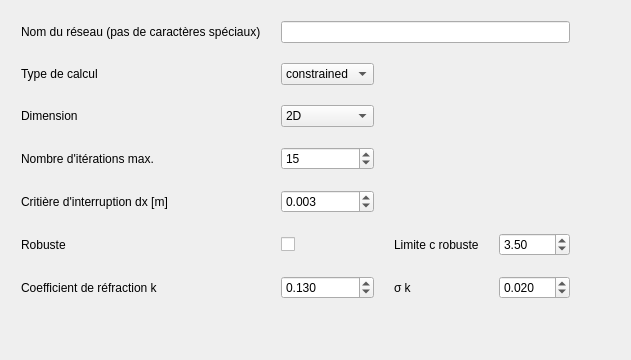
      <widget class="QWidget" name="tab_9">
       <attribute name="icon">
        <iconset>
         <normaloff>img/Settings.png</normaloff>img/Settings.png</iconset>
       </attribute>
       <attribute name="title">
        <string> Options générales</string>
       </attribute>
       <layout class="QGridLayout" name="gridLayout_30">
        <item row="0" column="0">
         <layout class="QGridLayout" name="gridLayout">
          <property name="leftMargin">
           <number>10</number>
          </property>
          <property name="topMargin">
           <number>10</number>
          </property>
          <property name="rightMargin">
           <number>10</number>
          </property>
          <property name="bottomMargin">
           <number>10</number>
          </property>
          <property name="spacing">
           <number>20</number>
          </property>
          <item row="4" column="0">
           <widget class="QLabel" name="label_4">
            <property name="text">
             <string>Critière d'interruption dx [m]</string>
            </property>
           </widget>
          </item>
          <item row="5" column="2">
           <widget class="QLabel" name="label_6">
            <property name="text">
             <string>Limite c robuste</string>
            </property>
           </widget>
          </item>
          <item row="5" column="0">
           <widget class="QLabel" name="label_5">
            <property name="text">
             <string>Robuste</string>
            </property>
           </widget>
          </item>
          <item row="5" column="3">
           <widget class="QDoubleSpinBox" name="cRobuste">
            <property name="decimals">
             <number>2</number>
            </property>
            <property name="maximum">
             <double>100.000000000000000</double>
            </property>
            <property name="singleStep">
             <double>0.100000000000000</double>
            </property>
            <property name="value">
             <double>3.500000000000000</double>
            </property>
           </widget>
          </item>
          <item row="4" column="1">
           <widget class="QDoubleSpinBox" name="critereIterruption">
            <property name="decimals">
             <number>3</number>
            </property>
            <property name="maximum">
             <double>100.000000000000000</double>
            </property>
            <property name="singleStep">
             <double>0.001000000000000</double>
            </property>
            <property name="value">
             <double>0.003000000000000</double>
            </property>
           </widget>
          </item>
          <item row="6" column="1">
           <widget class="QDoubleSpinBox" name="refractionk">
            <property name="decimals">
             <number>3</number>
            </property>
            <property name="maximum">
             <double>100.000000000000000</double>
            </property>
            <property name="singleStep">
             <double>0.010000000000000</double>
            </property>
            <property name="value">
             <double>0.130000000000000</double>
            </property>
           </widget>
          </item>
          <item row="6" column="2">
           <widget class="QLabel" name="label_8">
            <property name="text">
             <string>σ k</string>
            </property>
           </widget>
          </item>
          <item row="6" column="3">
           <widget class="QDoubleSpinBox" name="sigmarefraction">
            <property name="decimals">
             <number>3</number>
            </property>
            <property name="maximum">
             <double>100.000000000000000</double>
            </property>
            <property name="singleStep">
             <double>0.005000000000000</double>
            </property>
            <property name="value">
             <double>0.020000000000000</double>
            </property>
           </widget>
          </item>
          <item row="6" column="0">
           <widget class="QLabel" name="label_7">
            <property name="text">
             <string>Coefficient de réfraction k</string>
            </property>
           </widget>
          </item>
          <item row="1" column="1">
           <widget class="QComboBox" name="typeCalcul">
            <item>
             <property name="text">
              <string>constrained</string>
             </property>
            </item>
            <item>
             <property name="text">
              <string>stochastic</string>
             </property>
            </item>
           </widget>
          </item>
          <item row="5" column="1">
           <widget class="QCheckBox" name="robuste">
            <property name="text">
             <string/>
            </property>
           </widget>
          </item>
          <item row="2" column="0">
           <widget class="QLabel" name="label_2">
            <property name="text">
             <string>Dimension</string>
            </property>
           </widget>
          </item>
          <item row="3" column="0">
           <widget class="QLabel" name="label_3">
            <property name="text">
             <string>Nombre d'itérations max.</string>
            </property>
           </widget>
          </item>
          <item row="2" column="1">
           <widget class="QComboBox" name="dimensionCalcul">
            <item>
             <property name="text">
              <string>2D</string>
             </property>
            </item>
            <item>
             <property name="text">
              <string>1D</string>
             </property>
            </item>
            <item>
             <property name="text">
              <string>2D+1</string>
             </property>
            </item>
           </widget>
          </item>
          <item row="1" column="0">
           <widget class="QLabel" name="label">
            <property name="text">
             <string>Type de calcul</string>
            </property>
           </widget>
          </item>
          <item row="3" column="1">
           <widget class="QSpinBox" name="nbIterationsMax">
            <property name="value">
             <number>15</number>
            </property>
           </widget>
          </item>
          <item row="0" column="0">
           <widget class="QLabel" name="label_42">
            <property name="text">
             <string>Nom du réseau (pas de caractères spéciaux)</string>
            </property>
           </widget>
          </item>
          <item row="0" column="1" colspan="3">
           <widget class="QLineEdit" name="nomReseau"/>
          </item>
         </layout>
        </item>
        <item row="1" column="0">
         <spacer name="verticalSpacer_8">
          <property name="orientation">
           <enum>Qt::Vertical</enum>
          </property>
          <property name="sizeHint" stdset="0">
           <size>
            <width>20</width>
            <height>40</height>
           </size>
          </property>
         </spacer>
        </item>
        <item row="0" column="1">
         <spacer name="horizontalSpacer_10">
          <property name="orientation">
           <enum>Qt::Horizontal</enum>
          </property>
          <property name="sizeHint" stdset="0">
           <size>
            <width>40</width>
            <height>20</height>
           </size>
          </property>
         </spacer>
        </item>
       </layout>
      </widget>
